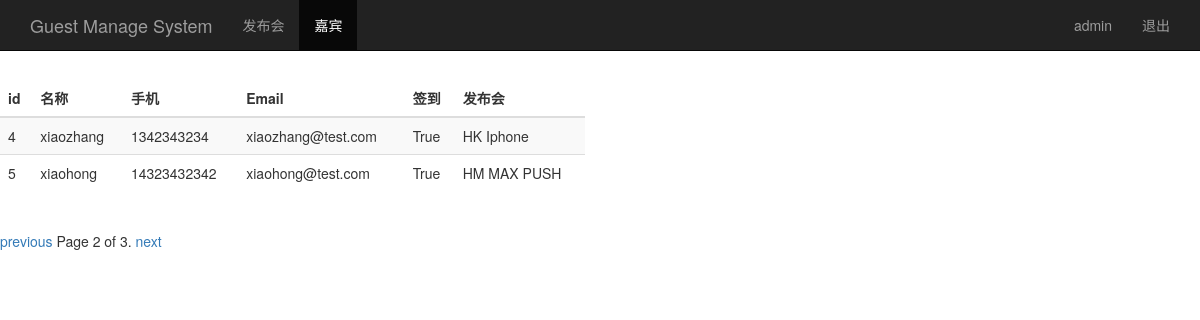
The page /guest_manage/?page=2 (signed in) on the database its author committed.
### sign/models.py (models this page shows, shortened)
class Guest(models.Model):
	event = models.ForeignKey(Event) #关联发布会id
	realname = models.CharField(max_length=64) #姓名
	phone = models.CharField(max_length=16) #手机号
	email = models.EmailField() #邮箱
	sign = models.BooleanField() #签到状态
	creat_time = models.DateTimeField(auto_now=True) #创建时间（自动或当前时间）
	class Meta:
		unique_together = ('event','phone')

class Event(models.Model):
	name = models.CharField(max_length=100) #发布会标题
	limit = models.IntegerField() #参加人数
	status = models.BooleanField() #状态
	address = models.CharField(max_length=200) #地址
	start_time = models.DateTimeField('event_time') #发布会时间
	creat_time = models.DateTimeField(auto_now=True) #创建时间（自动获取当前时间）
	def __str__(self):
		return self.name

### sign/views.py (the view)
# urls.py: url(r'^guest_manage/$', views.guest_manage),
def guest_manage(request):
	guest_list = Guest.objects.all()
	username = request.session.get('user','')
	paginator = Paginator(guest_list, 2)
	p = request.GET.get('page')
	try:
		contacts = paginator.page(p)
	except PageNotAnInteger:
		contacts = paginator.page(1)
	except EmptyPage:
		contacts = paginator.page(paginator.num_pages)
	return render(request, 'guest_manage.html',{'user':username,'guests':contacts})

### sign/templates/guest_manage.html (shortened to what this page needs)
<!DOCTYPE html>
<html lang="zh-CN">
<head>
    {% load bootstrap3 %}
    {% bootstrap_css %}
</head>
<body>
    <nav class="navbar navbar-inverse navbar-fixed-top">
    	<div class="container">
    		<div class="navbar-header">
    			<a href="/event_manage/" class="navbar-brand"> Guest Manage System</a>
    		</div>
    		<div id='navbar' class="collapse navbar-collapse">
    			<ul class='nav navbar-nav'>
    				<li ><a href="/event_manage/">发布会</a></li>
    				<li class="active"><a href="#">嘉宾</a></li>
    			</ul>
    			<ul class="nav navbar-nav navbar-right">
    				<li><a href="#">{{user}}</a></li>
    				<li><a href="/logout/">退出</a></li>
    			</ul>
    		</div>
    	</div>
    </nav>
    <div class="row" style="padding-top: 80px;">
    	<div class="col-md-6">
    		<table class="table table-striped">
    			<thead>
    				<tr>
    					<th>id</th><th>名称</th><th>手机</th><th>Email</th><th>签到</th><th>发布会</th>
    				</tr>
    			</thead>
    			<tbody>
    				{% for guest in guests %}
    					<tr>
    						<td>{{ guest.id }}</td>
    						<td>{{ guest.realname }}</td>
    						<td>{{ guest.phone }}</td>
    						<td>{{ guest.email }}</td>
    						<td>{{ guest.sign }}</td>
                            <td>{{ guest.event }}</td>
    					</tr>
    				{% endfor %}
    			</tbody>
    		</table>
    	</div>
    </div>
    <div class='pagination'>
        <span class='step-links'>
            {% if guests.has_previous %}
                <a href="?page={{guests.previous_page_number}}">previous</a>
            {% endif %}
                <span class='current'>
                    Page {{guests.number}} of {{guests.paginator.num_pages}}.
                </span>
            {% if guests.has_next %}
                <a href="?page={{guests.next_page_number}}">next</a>
            {% endif %}
        </span>
    </div>
</html>

### rows shown on the page
Guest: id "4", realname "xiaozhang", phone "1342343234", email "xiaozhang@test.com", sign "True", event "HK Iphone"
Guest: id "5", realname "xiaohong", phone "14323432342", email "xiaohong@test.com", sign "True", event "HM MAX PUSH"

### other values the page prints
{{ user }} "admin"
{{ guests.number }} "2"
{{ guests.paginator.num_pages }} "3"
